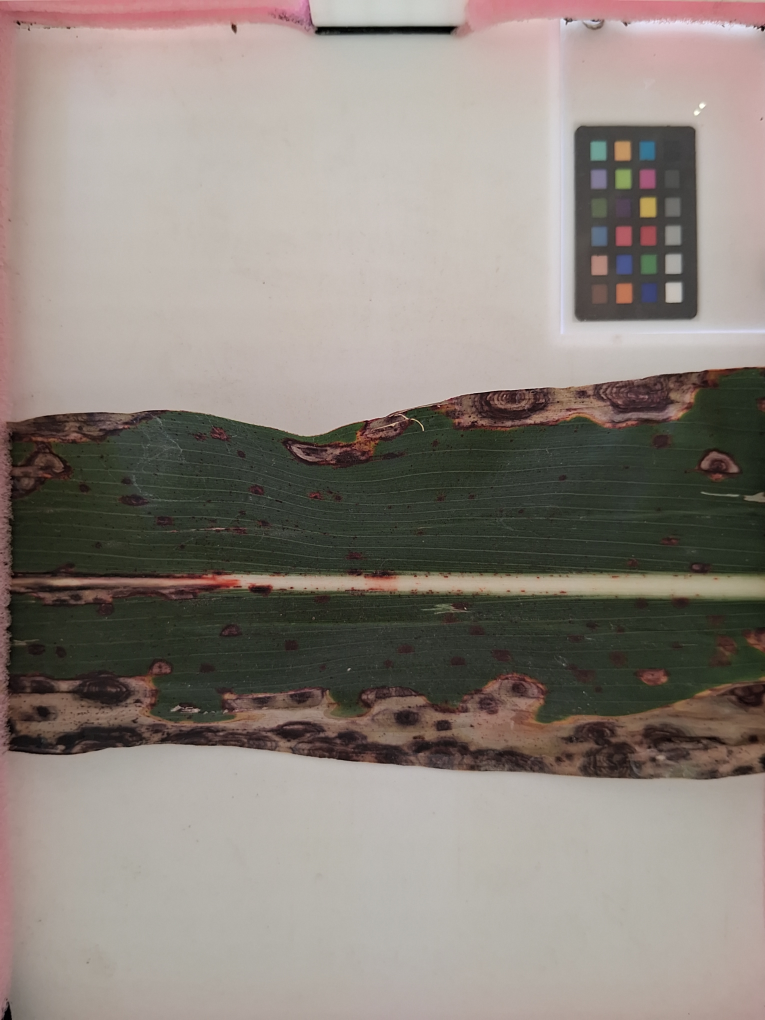
#> input picture data/provided/examples/images/1064_LeafPhotoA_2025-09-08 12_56_11.568-05_00.jpg, 3060 x 4080 px (shown at 1/4 size)
$ python -i compute_yellowness_profiles.py   (imports and definitions only)
#> lines starting #> are read from the running program, lines starting #| are printed output that depends on the picture; after the words box and inside, x2 and y2 are one past the last pixel; in counts of white or black regions, pixels touching at a corner belong together
### scripts/segment_leaf.py
import argparse
from dataclasses import dataclass
from pathlib import Path
import cv2
import numpy as np


@dataclass
class SegmentResult:
    mask: np.ndarray | None
    status: str
    reason: str


def clamp_seed(x: int, y: int, width: int, height: int) -> tuple[int, int]:
    """Keep the seed inside the image bounds."""
    x = min(max(0, x), width - 1)
    y = min(max(0, y), height - 1)
    return x, y


def flood_remove(image: np.ndarray, seed: tuple[int, int], tolerance: int) -> tuple[np.ndarray, np.ndarray]:
    """
    Flood fill from the seed, masking pixels within the tolerance and removing them from the image.
    Returns the updated image and the flood mask (uint8, 255 where filled).
    """
    height, width = image.shape[:2]
    seed = clamp_seed(seed[0], seed[1], width, height)

    # Mask for floodFill must be 2 pixels larger than the image in each dimension.
    mask = np.zeros((height + 2, width + 2), np.uint8)
    flags = cv2.FLOODFILL_FIXED_RANGE | cv2.FLOODFILL_MASK_ONLY | 4 | (255 << 8)
    lo = (tolerance, tolerance, tolerance)
    up = (tolerance, tolerance, tolerance)

    # The image copy prevents modifying the working image while we harvest the mask.
    cv2.floodFill(image.copy(), mask, seedPoint=seed, newVal=(0, 0, 0), loDiff=lo, upDiff=up, flags=flags)
    fill_mask = mask[1:-1, 1:-1]

    updated = image.copy()
    updated[fill_mask == 255] = 0
    return updated, fill_mask


def largest_component_touching_sides(binary_mask: np.ndarray) -> tuple[int | None, np.ndarray | None]:
    """Find the largest component that touches both the left and right image borders."""
    num_labels, labels, stats, _ = cv2.connectedComponentsWithStats(binary_mask, connectivity=8)
    height, width = binary_mask.shape

    best_label = None
    best_area = 0
    for label in range(1, num_labels):  # 0 is background
        left = stats[label, cv2.CC_STAT_LEFT]
        comp_width = stats[label, cv2.CC_STAT_WIDTH]
        area = stats[label, cv2.CC_STAT_AREA]
        touches_left = left == 0
        touches_right = (left + comp_width) >= width

        if touches_left and touches_right and area > best_area:
            best_area = area
            best_label = label

    if best_label is None:
        return None, None

    return best_label, (labels == best_label)

def process_array(
    image: np.ndarray,
    image_label: str = "<array>",
    tolerance1=50,
    tolerance2=50,
    down_from_top=750,
    up_from_bottom=20,
    card_height=1310,
    card_width=750,
    trim_left=300,
    trim_right=100,
) -> SegmentResult:
    """Process an already-loaded BGR image and return a mask plus failure reason."""
    if image.ndim != 3 or image.shape[2] != 3:
        return SegmentResult(None, "failed", f"expected_3_channel_bgr_shape_{image.shape}")

    height, width = image.shape[:2]
    seed1 = (width // 2, down_from_top)
    seed2 = (width // 2, height - up_from_bottom)

    working, _ = flood_remove(image, seed1, tolerance1)
    working, _ = flood_remove(working, seed2, tolerance2)

    foreground_mask = np.any(working != 0, axis=2).astype(np.uint8)
    _, leaf_mask = largest_component_touching_sides(foreground_mask)
    if leaf_mask is None:
        return SegmentResult(None, "failed", "no_component_touching_both_sides")

    # Trim noisy edges near the borders.
    if trim_left + trim_right >= width:
        return SegmentResult(None, "failed", "trim_width_exceeds_image_width")

    leaf_mask[:, :trim_left] = False
    leaf_mask[:, width - trim_right :] = False

    # Keep only the largest remaining component after trimming.
    num_labels, labels, stats, _ = cv2.connectedComponentsWithStats(leaf_mask.astype(np.uint8), connectivity=8)
    best_label = None
    best_area = 0
    for label in range(1, num_labels):  # skip background
        area = stats[label, cv2.CC_STAT_AREA]
        if area > best_area:
            best_area = area
            best_label = label
    if best_label is None:
        return SegmentResult(None, "failed", "no_component_after_trimming")
    leaf_mask = labels == best_label

    # Create binary mask: white (255) for leaf pixels, black (0) for background
    binary_mask = (leaf_mask).astype(np.uint8)
    if np.sum(binary_mask[0:card_height, width - card_width :]) > 0:
        return SegmentResult(None, "failed", "mask_overlaps_color_card_region")
    return SegmentResult(binary_mask, "ok", "ok")


def process_single_result(image_path, **kwargs) -> SegmentResult:
    """Process a single image path and return a mask plus status fields."""
    image = cv2.imread(str(image_path))
    if image is None:
        return SegmentResult(None, "failed", "failed_read")
    return process_array(image, image_label=str(image_path), **kwargs)


def process_single(image_path, **kwargs):
    """Process a single image and return only the binary mask for compatibility."""
    return process_single_result(image_path, **kwargs).mask


# [65 lines left out: function main, not called in this run]


# [2 lines that do not run on import are left out]

### scripts/compute_yellowness_profiles.py
#!/usr/bin/env python3
"""Per-genotype yellowness (b*) profile across leaf width (margin -> midrib -> margin), for
every Nebraska2025 leaf photo not in data/provided/image_ids_exclude.csv (no marker/genotype
filter -- every photographed line is included). For each leaf: reorients the leaf horizontal
(PCA of mask), takes the near-max-width region of the leaf (avoiding tip/base taper),
converts to CIELAB, and resamples the margin-to-margin b* profile to NBIN=100 bins. Per-leaf
profiles are then averaged within each genotype (of the up-to-925-line panel) for each bin.
Writes genotype, b0..b99, n_leaves to the CSV path given by --out.

The transverse coordinate runs from one leaf margin through the midrib to the
opposite margin. Bin 0 and bin 99 denote margins, not anatomical left/right sides.
"""
from __future__ import annotations
import argparse, sys, time
from multiprocessing import Pool
from pathlib import Path
import numpy as np, pandas as pd
import cv2

sys.path.insert(0, "scripts")
from segment_leaf import process_single_result
from embedding_annotation import read_exclude_ids
from embedding_io import image_key

META = "data/provided/field_image_metadata.csv"
EXCLUDE_LIST = "data/provided/image_ids_exclude.csv"
NBIN = 100
MIN_AREA = 50_000
NPROC = 20


def leaf_profile(image_path, nbin=NBIN, min_area=MIN_AREA):
    from skimage import color
    res = process_single_result(image_path)
#> in process_single_result, image is the input picture: shape (4080, 3060, 3); mean B, G, R 125.2, 132.5, 141.2
#> in process_array, `foreground_mask = np.any(working != 0, axis=2).astype(np.uint8)`:
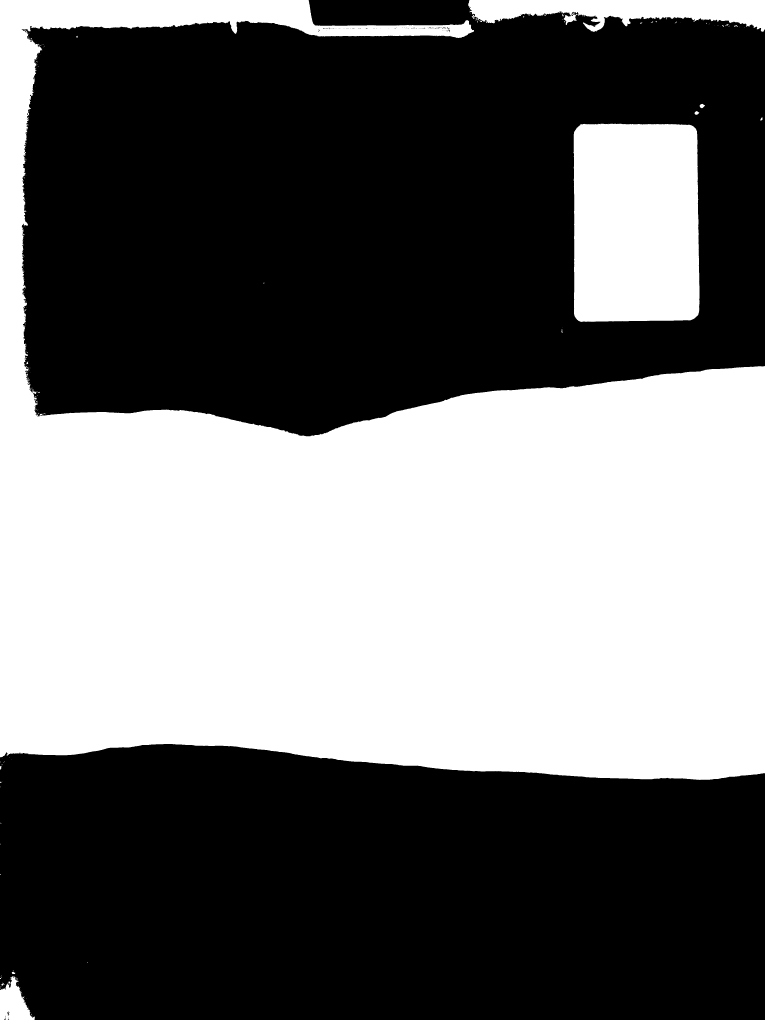
#> foreground_mask: shape (4080, 3060) (shown at 1/4 size); values 0 (black) and 1 (white), 42% white; 246 white regions (220 under 20 px), largest, box (x1, y1, x2, y2) and area: (0, 0, 3060, 3120) 4743222, (2294, 495, 2798, 1288) 390034, (1873, 0, 3060, 128) 91220
#> in largest_component_touching_sides, `num_labels, labels, stats, _ = cv2.connectedComponentsWithStats(binary..`:
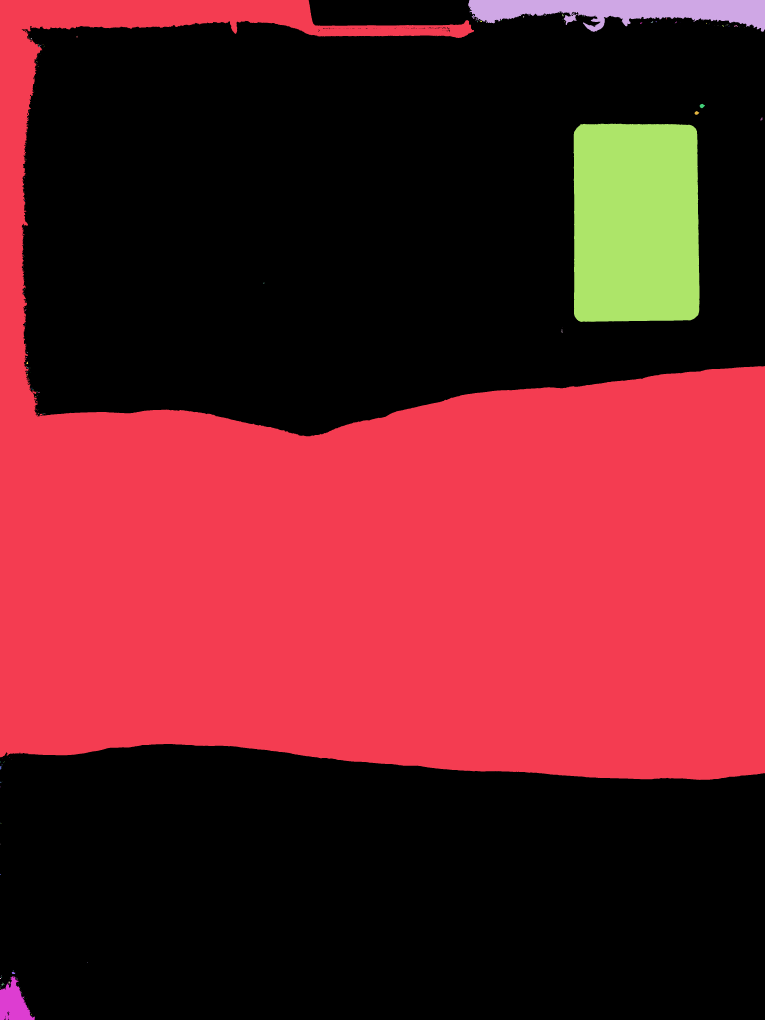
#> labels: shape (4080, 3060) int32 (shown at 1/4 size); 247 distinct labels, from 0 to 246; one colour per label, 0 black
#> in largest_component_touching_sides, `num_labels, labels, stats, _ = cv2.connectedComponentsWithStats(binary..`: num_labels = 247; stats = 247 rows, first 6: [0, 0, 3060, 4080, 7243931], [0, 0, 3060, 3120, 4743222], [1873, 0, 1187, 128, 91220], [1879, 42, 2, 1, 2], [2237, 48, 4, 4, 9], [1880, 51, 1, 3, 3]
#> the loop in largest_component_touching_sides, `for label in range(1, num_labels):` made 246 passes
#> (left, comp_width, area, touches_left, touches_right, best_area) on pass 1: (0, 3060, 4743222, True, True, 4743222)
#> (left, comp_width, area, touches_left, touches_right) on passes 2, 9, 11, 33, 38, 41: (1873, 1187, 91220, False, True), (2177, 7, 22, False, False), (2248, 7, 37, False, False), (1919, 9, 31, False, False), (2603, 10, 24, False, False), (2560, 9, 28, False, False)
#> after the loop in largest_component_touching_sides, `for label in range(1, num_labels):`: best_area = 4743222; best_label = 1
#> in process_array, `_, leaf_mask = largest_component_touching_sides(foreground_mask)`: leaf_mask: shape (4080, 3060) bool; 38% white; 1 white region, box (x1, y1, x2, y2) and area: (0, 0, 3060, 3120) 4743222
#> in process_array, `leaf_mask[:, :trim_left] = False`: leaf_mask: shape (4080, 3060) bool; 33.1% white; 2 white regions, box (x1, y1, x2, y2) and area: (300, 1464, 3060, 3120) 4007384, (300, 0, 1896, 152) 125239
#> in process_array, `leaf_mask[:, width - trim_right :] = False`: leaf_mask: shape (4080, 3060) bool; 31.8% white; 2 white regions, box (x1, y1, x2, y2) and area: (300, 1469, 2960, 3120) 3844220, (300, 0, 1896, 152) 125239
#> in process_array, `num_labels, labels, stats, _ = cv2.connectedComponentsWithStats(leaf_m..`:
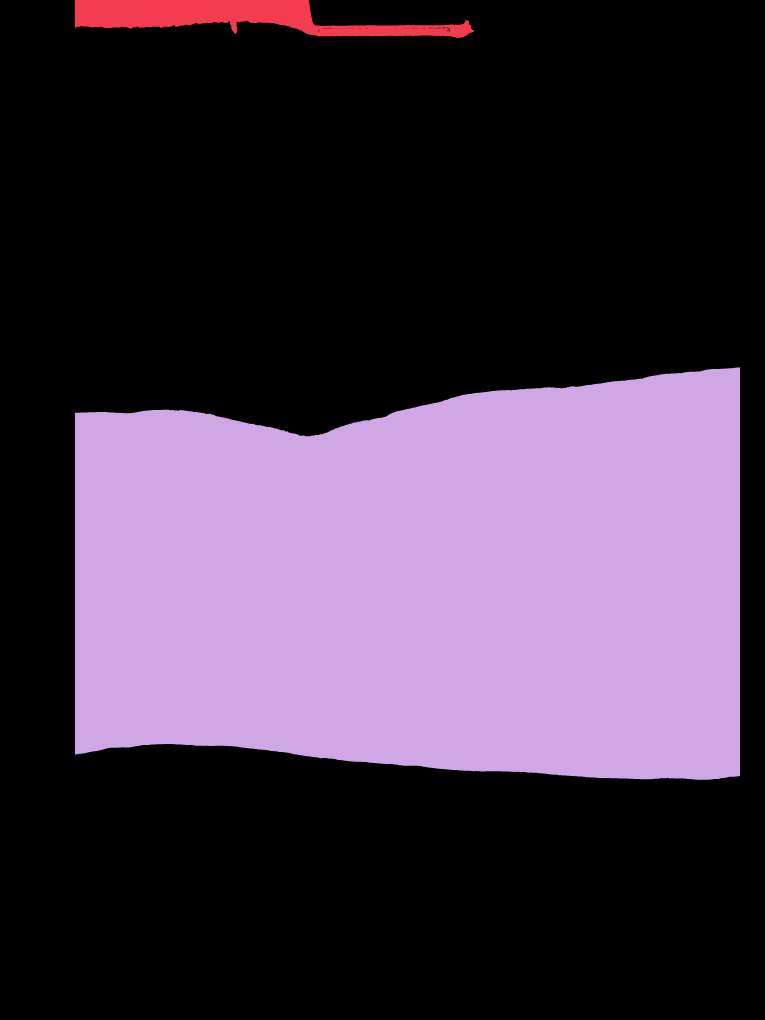
#> labels: shape (4080, 3060) int32 (shown at 1/4 size); 3 distinct labels, from 0 to 2; one colour per label, 0 black
#> in process_array, `num_labels, labels, stats, _ = cv2.connectedComponentsWithStats(leaf_m..`: num_labels = 3; stats = [[0, 0, 3060, 4080, 8515341], [300, 0, 1596, 152, 125239], [300, 1469, 2660, 1651, 3844220]]
#> the loop in process_array, `for label in range(1, num_labels):` made 2 passes
#> (area, best_area) on passes 1 to 2: (125239, 125239), (3844220, 3844220)
#> after the loop in process_array, `for label in range(1, num_labels):`: best_area = 3844220; best_label = 2
#> in process_array, `leaf_mask = labels == best_label`:
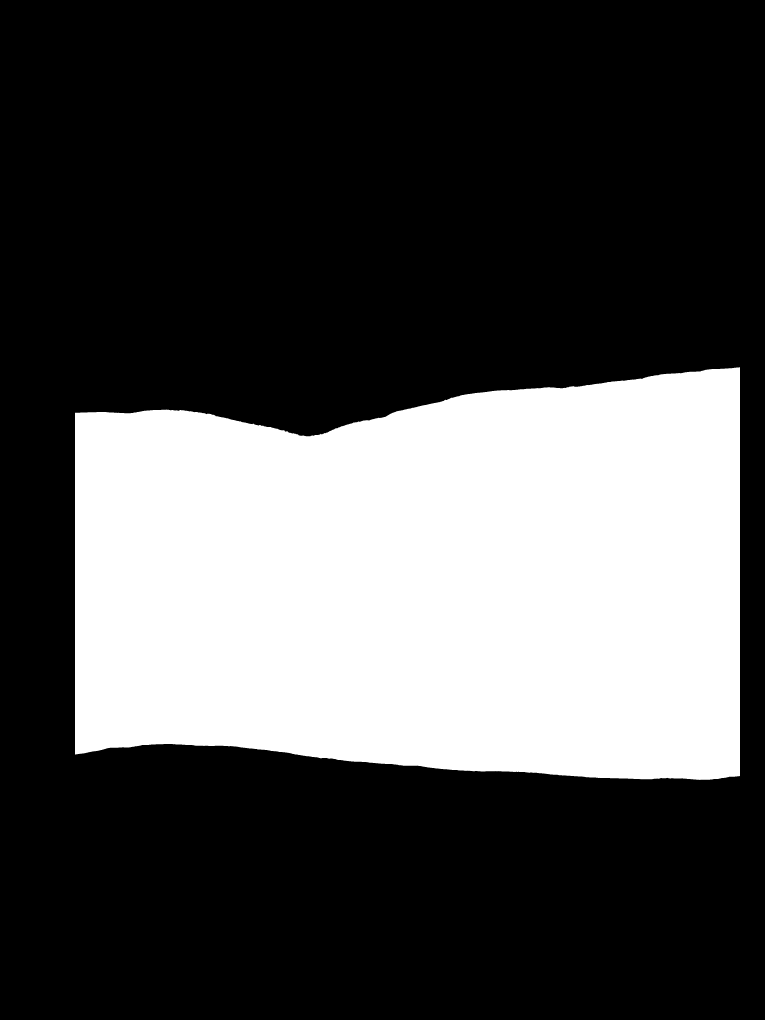
#> leaf_mask: shape (4080, 3060) bool (shown at 1/4 size); 30.8% white; 1 white region, box (x1, y1, x2, y2) and area: (300, 1469, 2960, 3120) 3844220
    if res.reason == "failed_read":
        raise OSError(f"Could not read image: {image_path}")
    if res.mask is None:
        return None
    m = res.mask.astype(bool)
    if m.sum() < min_area:
        return None
    ys, xs = np.where(m)
    cov = np.cov(np.vstack([xs.astype(float), ys.astype(float)]))
#> cov = [[596682.2, -7029.2], [-7029.2, 178385.6]]
    ev, evec = np.linalg.eigh(cov)
#> ev = [178267.5, 596800.3]; evec = [[-0.0168, -1], [-1, 0.0168]]
    vx, vy = evec[:, np.argmax(ev)]
#> vx = -1; vy = 0.0168
    ang = np.degrees(np.arctan2(vy, vx))
#> ang = 179
    h, w = m.shape
#> h = 4080; w = 3060
    M = cv2.getRotationMatrix2D((w / 2, h / 2), ang, 1.0)
#> M = [[-1, 0.0168, 3025.5], [-0.0168, -1, 4105.4]]
    img = cv2.imread(str(image_path))
    rimg = cv2.warpAffine(img, M, (w, h), flags=cv2.INTER_LINEAR)
    rmask = cv2.warpAffine(m.astype(np.uint8) * 255, M, (w, h), flags=cv2.INTER_NEAREST) > 127
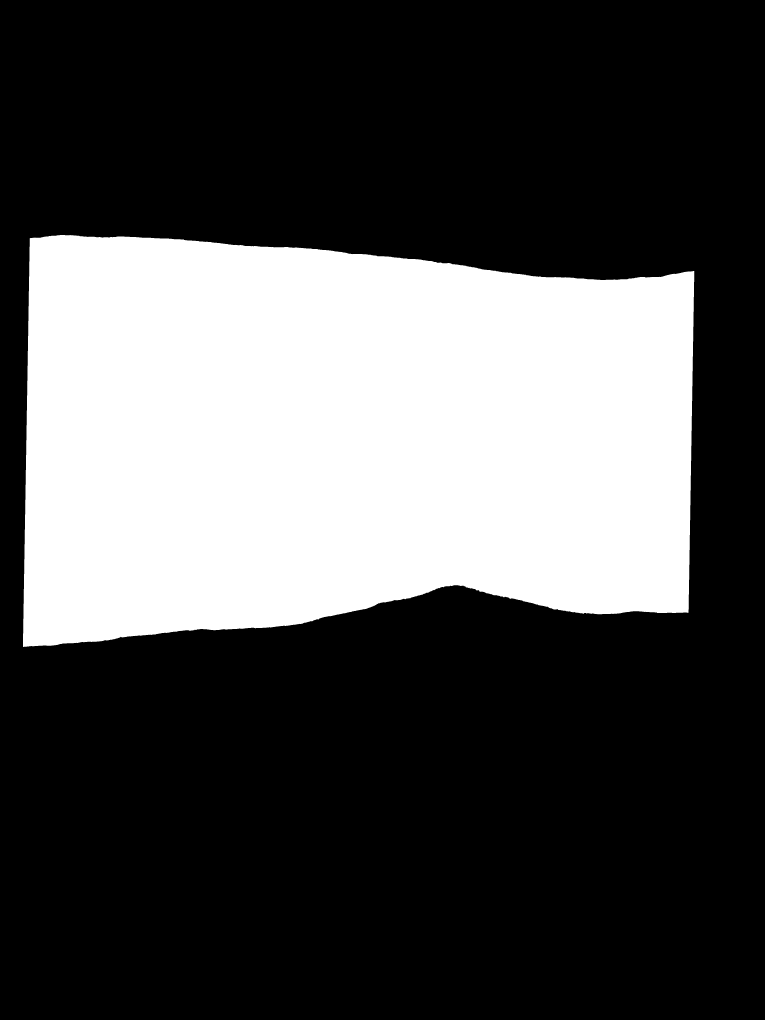
#> rmask: shape (4080, 3060) bool (shown at 1/4 size); 30.8% white; 1 white region, box (x1, y1, x2, y2) and area: (92, 940, 2777, 2588) 3844217

    cols = np.where(rmask.any(axis=0))[0]
#> cols = 2685 values from 92 to 2776
    if len(cols) < 50:
        return None
    heights = np.array([np.ptp(np.where(rmask[:, x])[0]) if rmask[:, x].any() else 0 for x in cols])
#> heights = 2685 values, max 1639 at index 113, min 43 at index 2684, mean 1430.7
    full = cols[heights >= 0.85 * heights.max()]
#> full = 1392 values from 115 to 1506
    if len(full) < 20:
        return None

    ylo = min(np.where(rmask[:, x])[0].min() for x in full)
#> ylo = 940
    yhi = max(np.where(rmask[:, x])[0].max() for x in full)
#> yhi = 2585
    band_mask = rmask[ylo:yhi + 1][:, full]
#> band_mask: shape (1646, 1392) bool; 94.1% white; 5 black regions (2 under 20 px), largest, box (x1, y1, x2, y2) and area: (1, 1478, 1392, 1646) 90751, (167, 0, 1392, 83) 42962, (0, 0, 124, 225) 1391
    band_img = rimg[ylo:yhi + 1][:, full].astype(np.float64) / 255.0
    lab = color.rgb2lab(band_img[..., ::-1])  # BGR -> RGB
#> lab: shape (1646, 1392, 3) float64; mean of channels 0, 1, 2 29.5, 0, 7.5
    bch = np.where(band_mask, lab[..., 2], np.nan)
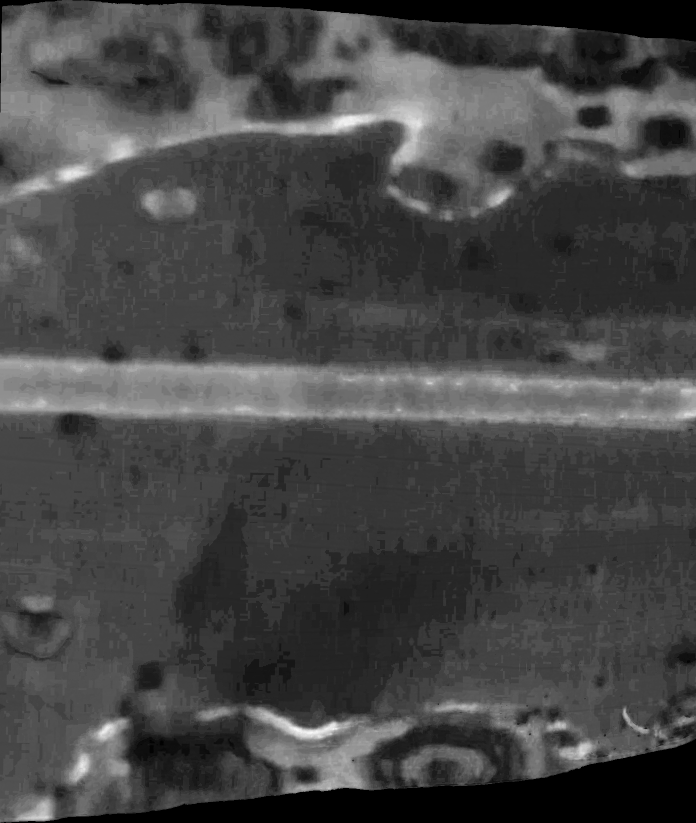
#> bch: shape (1646, 1392) float64 (shown at 1/2 size); 5.9% of the values are NaN or infinite; the others: min -0.79, max 28.31, mean 7.73; drawn with min black, max white, NaN and infinite black
    prof = np.nanmean(bch, axis=1)
#> prof = 1646 values, max 16.43 at index 1636, min 5.36 at index 1227, mean 7.82
    valid = np.where(~np.isnan(prof))[0]
#> valid = 1646 values from 0 to 1645
    if len(valid) < 20:
        return None
    xin = valid / (len(prof) - 1)
#> xin = 1646 values from 0 to 1
    xout = np.linspace(0, 1, nbin)
    return np.interp(xout, xin, prof[valid])


# [9 lines left out: function _worker, not called in this run]


def log(msg):
    print(f"[compute] {msg}", flush=True)


# [40 lines left out: function main, not called in this run]


# [2 lines not run here, left out]

>>> result = leaf_profile('../data/provided/examples/images/1064_LeafPhotoA_2025-09-08 12_56_11.568-05_00.jpg')
#> result = 100 values, max 15.18 at index 46, min 5.41 at index 74, mean 7.8
